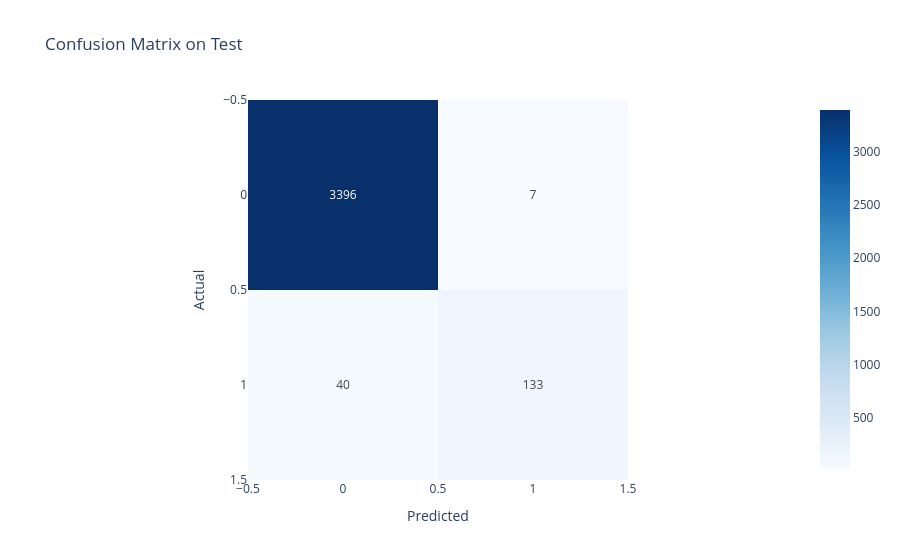

The notebook cell saved with this chart:
### Markdown cell above
## Финальная модель и тест

Финальная модель переобучается на `train + val`, затем один раз оценивается на `test`. Сохраняем модель, метрики и confusion matrix.

### Code cell
X_trainval_fe = add_features(X_train_full)
final_model = clone(tuned_model)
final_model.fit(X_trainval_fe, y_train_full)

test_proba = final_model.predict_proba(X_test_fe)[:, 1] if hasattr(final_model.named_steps['model'], 'predict_proba') else final_model.decision_function(X_test_fe)
test_pred = (test_proba >= best_threshold).astype(int)

test_metrics = {
    'f1': float(f1_score(y_test, test_pred, zero_division=0)),
    'precision': float(precision_score(y_test, test_pred, zero_division=0)),
    'recall': float(recall_score(y_test, test_pred, zero_division=0)),
    'roc_auc': float(roc_auc_score(y_test, test_proba)),
    'pr_auc': float(average_precision_score(y_test, test_proba)),
    'threshold': float(best_threshold)
}
print('Test metrics:', test_metrics)
print(classification_report(y_test, test_pred, digits=4))

joblib.dump(final_model, MODEL_PATH)
print('Saved model to:', MODEL_PATH)

cm = confusion_matrix(y_test, test_pred)
fig_cm = px.imshow(cm, text_auto=True, color_continuous_scale='Blues', title='Confusion Matrix on Test')
fig_cm.update_xaxes(title='Predicted')
fig_cm.update_yaxes(title='Actual')
FIGS.append(fig_cm)
fig_cm.show()

### Figure 1 — Plotly figure (JSON) as saved in the notebook; plotly's stock layout.template omitted (floating-point values rounded to 4 significant figures)
{"data": [{"coloraxis": "coloraxis", "hovertemplate": "x: %{x}<br>y: %{y}<br>color: %{z}<extra></extra>", "name": "0", "texttemplate": "%{z}", "type": "heatmap", "xaxis": "x", "yaxis": "y", "z": [[3396, 7], [40, 133]]}], "layout": {"coloraxis": {"colorscale": [[0.0, "rgb(247,251,255)"], [0.125, "rgb(222,235,247)"], [0.25, "rgb(198,219,239)"], [0.375, "rgb(158,202,225)"], [0.5, "rgb(107,174,214)"], [0.625, "rgb(66,146,198)"], [0.75, "rgb(33,113,181)"], [0.875, "rgb(8,81,156)"], [1.0, "rgb(8,48,107)"]]}, "title": {"text": "Confusion Matrix on Test"}, "xaxis": {"anchor": "y", "constrain": "domain", "domain": [0.0, 1.0], "scaleanchor": "y", "title": {"text": "Predicted"}}, "yaxis": {"anchor": "x", "autorange": "reversed", "constrain": "domain", "domain": [0.0, 1.0], "title": {"text": "Actual"}}}}
